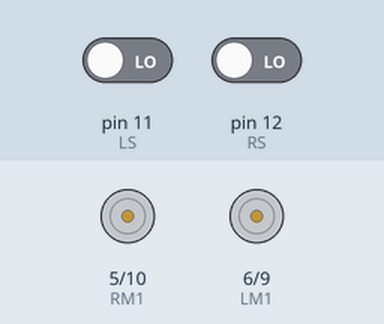
Simulated run of this sketch. Board: Arduino Uno, built with avr-gcc and run on an emulated ATmega328P. On the bench: motor-driver pin pairs drawn as motors (green arrow = first pin HIGH = forward, orange = second pin HIGH = backward, longer = more drive). Inputs (shaded band) come from the test bench; at power-on: pin 11 (LS) LOW, pin 12 (RS) LOW.

Above: at 1.2 s.
1.3 s: pin 11 (LS) driven HIGH
At 1.7 s:
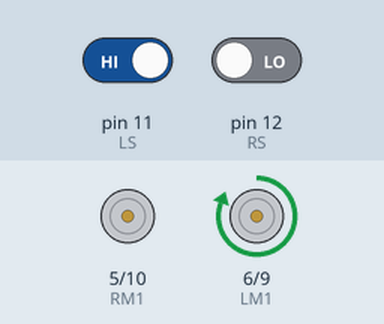
2.8 s: pin 12 (RS) driven HIGH
At 4.0 s:
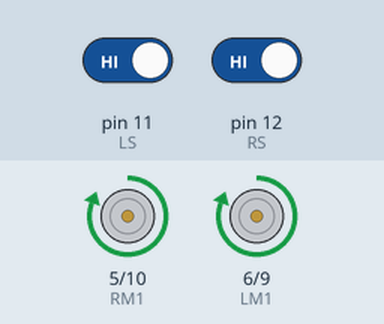
4.3 s: pin 11 (LS) driven LOW
At 5.2 s:
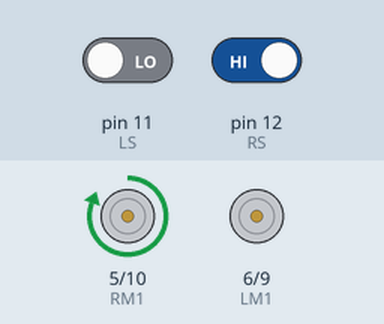
5.8 s: pin 12 (RS) driven LOW
At 6.3 s:
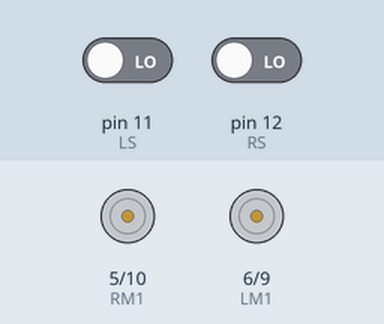
Timing chart, 0 to 8.3 s (numbered marks = the images above; inputs shaded):
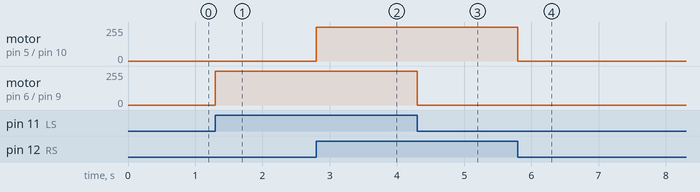

The sketch:

sketch_oct31a.ino
```cpp
/*-------definning Inputs------*/
#define LS 11     // left sensor
#define RS 12     // right sensor

/*-------definning Outputs------*/
#define LM1 6       // left motor
#define LM2 9      // left motor
#define RM1 5       // right motor
#define RM2 10     // right motor

void setup()
{
  pinMode(LS, INPUT);
  pinMode(RS, INPUT);
  pinMode(LM1, OUTPUT);
  pinMode(LM2, OUTPUT);
  pinMode(RM1, OUTPUT);
  pinMode(RM2, OUTPUT);
}

void loop()
{
  if(digitalRead(LS) && digitalRead(RS))     // Move Forward
  {
    digitalWrite(LM1, HIGH);
    digitalWrite(LM2, LOW);
    digitalWrite(RM1, HIGH);
    digitalWrite(RM2, LOW);
  }

  if(!(digitalRead(LS)) && digitalRead(RS))     // Turn right
  {
    digitalWrite(LM1, LOW);
    digitalWrite(LM2, LOW);
    digitalWrite(RM1, HIGH);
    digitalWrite(RM2, LOW);
  }

  if(digitalRead(LS) && !(digitalRead(RS)))     // turn left
  {
    digitalWrite(LM1, HIGH);
    digitalWrite(LM2, LOW);
    digitalWrite(RM1, LOW);
    digitalWrite(RM2, LOW);
  }

  if(!(digitalRead(LS)) && !(digitalRead(RS)))     // stop
  {
    digitalWrite(LM1, LOW);
    digitalWrite(LM2, LOW);
    digitalWrite(RM1, LOW);
    digitalWrite(RM2, LOW);
  }
}
```

Measured:
- after the input at 1.3 s, motor on pin 6 (LM1) / pin 9 (LM2): stopped → forward 255/255 at once
- after the input at 2.8 s, motor on pin 5 (RM1) / pin 10 (RM2): stopped → forward 255/255 at once
- after the input at 4.3 s, motor on pin 6 (LM1) / pin 9 (LM2): forward 255/255 → stopped at once
- after the input at 5.8 s, motor on pin 5 (RM1) / pin 10 (RM2): forward 255/255 → stopped at once
